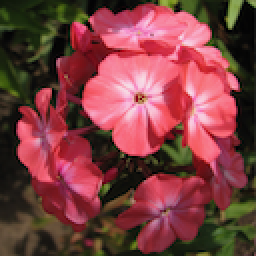
#> input picture FlowerImageExample/Flowers/Images/1.png, 128 x 128 px (shown 2 times larger); its folder holds only this picture in this run
$ jupyter execute --allow-errors FlowerClustering.ipynb
#> lines starting #> are read from the running program, lines starting #| are printed output that depends on the picture
### kmeans.py
"""This module contains a simple custom k-means clustering class.

When fit to a 2-D array of data, calculates k centroids and returns cluster
labels for each point. The model retains the centroids, and can then predict
the cluster labels for novel data.

    Example:

        km = kmeans(k=4)
        clusters = km.fit(data)
        predictions = km.predict(new_data)

Read more about k-means: https://en.wikipedia.org/wiki/K-means_clustering

Author: Eric Zander
Email:  ericzander.ml@gmail.com
"""

import numpy as np


class kmeans:
    """k-means clustering model fitting and predicting.

    Attributes:
        k: The number of clusters.
        centroids: numpy array of centroids.
        labels: numpy array of fitted data cluster labels.
    """

    def __init__(self, k):
        """
        Initialize k-means clustering model.

        Parameters:
            k: The number of clusters
        """
        self.k = k
        self.centroids = None
        self.labels = None

    def fit(self, X, max_iter=300, seed=None):
        """Fits the model to given data and returns cluster labels.

        Given data can be a 2-D numpy array, a pandas Series, a pandas
        DataFrame, or other similar format that can be converted into
        a numpy array.

        Parameters:
            X: The data to fit the model to.
            max_iter: The max amount of iterations for centroid updating.
            seed: Seed for random initialization of clusters.

        Returns:
            numpy ndarray with cluster labels for each point.
        """
        # Seed the random number generator if seed supplied
        if seed is not None:
            np.random.seed(seed)

        # Convert training data to numpy array and find max values for RNG
        X = np.array(X)
        max_val = X.max()

        # Initialize centroids and prepare to count iterations
        centroids = np.array([max_val * np.random.random_sample(X.shape[1])
                              for i in range(self.k)])
        p_centroids = np.full(centroids.shape, -1)
        iterations = 0

        # Loop until centroids aren't updated between iterations or max iter met
        while not self.__should_end(p_centroids, centroids, iterations, max_iter):
            # Update previous centroids and iterations
            p_centroids = np.copy(centroids)
            iterations = iterations + 1

            # Calculate distance squared from centroids (xn - kn)^2
            # Add dimension to centroids to use numpy broadcasting
            # https://numpy.org/doc/stable/user/basics.broadcasting.html
            dist = ((X - centroids[:, np.newaxis])**2).sum(axis=2)

            # Label data with index of nearest centroid
            # Label is the index of smallest distance in each row
            labels = np.argmin(dist, axis=0)

            # Update all centroids
            self.__update_centroids(X, centroids, labels, max_val)

        # Save centroids and labels
        self.centroids = np.copy(centroids)
        self.labels = np.copy(labels)

        return self.labels

    # [17 lines left out: function predict, not called in this run]

    def __should_end(self, p_centroids, centroids, iterations, max_iter):
        """Determines if centroid adjustment should end.

        Returns True if centroids not updating or max iterations reached.
        Otherwise, returns False.

        Parameters:
            p_centroids: Previous centroids
            centroids: Current centroids
            iterations: Number of iterations so far
            max_iter: Maximum number of iterations

        Returns:
            Boolean value indicating if kmeans fitting should end.
        """
        # Reshape for comparison
        p_centroids = p_centroids.reshape(-1)
        centroids = centroids.reshape(-1)

        # Return true if centroids didn't change or max iterations met
        if np.allclose(p_centroids, centroids, atol=0.0001) or iterations >= max_iter:
            return True

        # Return false if conditions not met
        return False

    def __update_centroids(self, X, centroids, labels, max_val):
        """Updates centroids every iteration."""
        # If any centroid has no points, randomly reassign
        empty_centroids = [i for i in range(self.k) if i not in np.unique(labels)]
        for i in empty_centroids:
            centroids[i] = max_val * np.random.random_sample(X.shape[1])

        # Recalculate new positions of all other centroids
        # Positions are the mean of all points belonging to each centroid
        for i in range(len(centroids)):
            if i not in empty_centroids:
                centroids[i] = np.array(X[np.where(labels == i)].mean(axis=0))


class ModelNotFitted(Exception):
    """
    Exception raised when attempting to call a method before a model is fitted.
    """

### FlowerImageExample/FlowerClustering.ipynb
# K-Means Clustering: Flower Images
#### Eric Zander (ericzander.ml@gmail.com)

---

> K-means clustering has a couple applications in image processing. This includes basic segmentation and image compression. Using basic images of various flowers, you can get an idea of how both these applications work here.

*Data Source: https://www.kaggle.com/olgabelitskaya/flower-color-images*

---

## Table of Contents

- [Setup](#chapter1)
- [Color Clustering and Segmentation](#chapter2)
- [Vector Quantization and Compression](#chapter3)

---

## 1. Setup <a class="anchor" id="chapter1"></a>

***Import Packages***

[cell 1]
# Import packages
import numpy as np
import pandas as pd
import matplotlib.pyplot as plt

import imageio
import glob

[cell 2]
# Import custom k-means module
import sys
sys.path.append('../')
from kmeans import kmeans

***Load Data***

[cell 3]
# Save flower pngs in numpy arrays using imageio
flowers = []

for filename in glob.glob('Flowers/Images/*.png'):
    # Read and save only first three RGB channels
    flowers.append(imageio.imread(filename)[:,:,:3])

[cell 4]
# Show flowers
fig, axes = plt.subplots(2, 4, figsize=(10, 8))

#> (the rest of this cell did not finish here and is left out)

> Each flower is a .png with 4 channels (R, G, B, and alpha). However, we have removed the alpha channel, leaving us with a list of 8 images with 3 channels.

## 2. Color Clustering and Segmentation <a class="anchor" id="chapter2"></a>

***Preprocessing for Clustering***

[cell 5]
# Reshape images for clustering
flowers_r = [flower.reshape(-1, 3) for flower in flowers]
#> flowers_r = 1 item

[cell 6]
# Normalize values (range normalization from 0 to 1)
for i in range(len(flowers_r)):
    fmin = flowers_r[i].min()
    fmax = flowers_r[i].max()
    flowers_r[i] = (flowers_r[i] - fmin) / (fmax - fmin)
#> this loop made 1 pass
#> (fmin, fmax) on pass 1: (0, 255)

***Cluster a Flower with k=6***

[cell 7]
# Save the first flower
test_flower = flowers_r[0]

[cell 8]
# Cluster and save results in array of same shape
km = kmeans(k=6)
flower_colors = km.fit(test_flower, seed=0)
#> in fit, `max_val = X.max()`: max_val = 1
#> in fit, `centroids = np.array([max_val * np.random.random_sample(X.shape[1]) fo..`: centroids = [[0.549, 0.715, 0.603], [0.545, 0.424, 0.646], [0.438, 0.892, 0.964], [0.383, 0.792, 0.529], [0.568, 0.926, 0.071], [0.0871, 0.0202, 0.833]]
#> the loop in fit, `while not self.__should_end(p_centroids, centroids, iterations, max_it..` made 41 passes
#> empty_centroids in __update_centroids on pass 1: [2]
#> after the loop in fit, `while not self.__should_end(p_centroids, centroids, iterations, max_it..`: iterations = 41
#> in fit, `self.centroids = np.copy(centroids)`: self.centroids = [[0.94, 0.436, 0.519], [0.755, 0.244, 0.319], [0.966, 0.64, 0.747], [0.502, 0.135, 0.184], [0.317, 0.309, 0.16], [0.105, 0.104, 0.0641]]
#> in fit, `self.labels = np.copy(labels)`: self.labels = 16384 values, max 5 at index 0, min 0 at index 254, mean 2.95
#> flower_colors has the same summary as self.labels in fit

***Display Results***

[cell 9]
# Change cluster labels to unique RGB colors
flower_colors = km.centroids[km.labels]
flower_colors

[cell 10]
# Reshape color arrays
original_shape = flowers[0].shape
#> original_shape = (128, 128, 3)
out = flower_colors.reshape(original_shape)
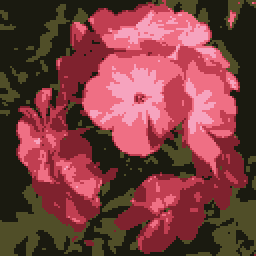
#> out: shape (128, 128, 3) float64 (shown 2 times larger); mean of channels 0, 1, 2 0.486, 0.247, 0.252; drawn as R, G, B

[cell 11]
fig, (ax1, ax2) = plt.subplots(1, 2, figsize=(10, 6))
ax1.imshow(flowers[0])
ax2.imshow(out)
plt.suptitle("Original vs. Clustered (k=6)", y=0.88, fontsize=20)
plt.show()
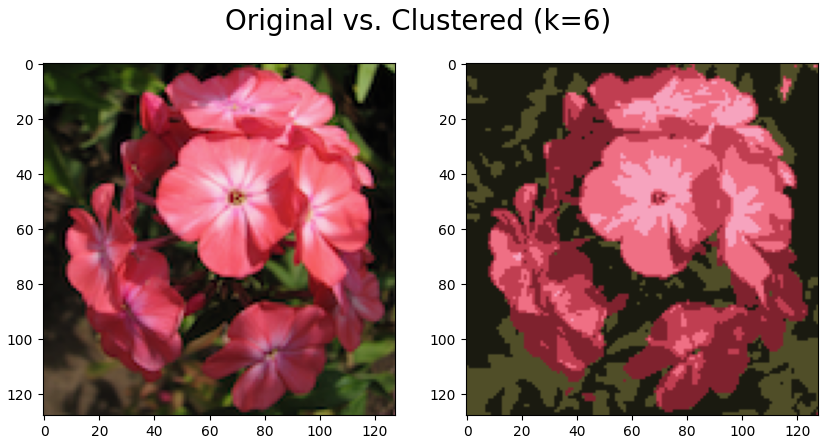
#> figure drawn by matplotlib, 2 panels

> Heres what clustering with 6 unique colors looks like. Let's streamline the process to look at more examples.

***Streamlining Clustering***

[cell 12]
def cluster_image(image, k):
    """Clusters image given a value of k."""
    # Reshape
    img = image.reshape(-1, 3)

    # Scale to 0-1
    vmin = img.min()
    img = (img - vmin) / (img.max() - vmin)

    # Cluster
    km = kmeans(k=k)
    clusters = km.fit(img, seed=0)

    # Convert cluster labels to unique colors
    img = km.centroids[km.labels]

    # Reshape output to original shape and return
    original_shape = image.shape
    return img.reshape(original_shape)

[cell 13]
def plot_flowers(original, clustered, title):
    """Plots a flower vs. its clustered version."""
    fig, (ax1, ax2) = plt.subplots(1, 2, figsize=(10, 6))
    ax1.imshow(original)
    ax2.imshow(clustered)
    plt.suptitle(title, y=0.88, fontsize=20)
    plt.show()

#> (a cell that did not finish here is left out)

#> (a cell that did not finish here is left out)

> Here you can see the effects of clustering an image based on color. This gives an idea of where the flowers are, as the color clusters that are not part of the flowers can be easily identified and floored. However, this type of image segmentation only works in certain situations, as dealing with images with similar colors can be tricky even when identifying a decent value of k to use. k-means clustering does have another important application in image processing though, and that lies in compression.

## 3. Vector Quantization and Compression <a class="anchor" id="chapter3"></a>

> Having an image with fewer colors can aid in compression, allowing for smaller image files. However, resolution is also lost if files are to compressed. With k-means clustering, we can choose the number of colors an image should have prior to performing compression by clustering with different values of k.

[cell 16]
def compress(image):
    """Clusters and plots for 5 different values of k."""
    kvals = [2 ** (i + 1) for i in range(5)]
    fig, axes = plt.subplots(1, 5, figsize=(10, 8), dpi=300)

    for i, ax in enumerate(axes.reshape(-1)):
        cimg = cluster_image(image, kvals[i])
        ax.imshow(cimg)
        ax.set_title("k={}".format(kvals[i]))
        ax.set_xticks([])
        ax.set_yticks([])

    plt.tight_layout()
    plt.show()

***Compress All Flowers***

[cell 17]
compress(flowers[0])
#> the loop in compress, `for i, ax in enumerate(axes.reshape(-1)):` made 5 passes
#> pass 1, in compress, `cimg = cluster_image(image, kvals[i])`:
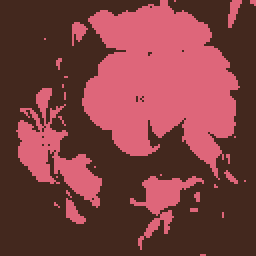
#> cimg: shape (128, 128, 3) float64 (shown 2 times larger); mean of channels 0, 1, 2 0.486, 0.247, 0.252; drawn as R, G, B
#> pass 2, in compress, `cimg = cluster_image(image, kvals[i])`:
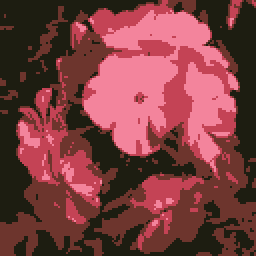
#> cimg: shape (128, 128, 3) float64 (shown 2 times larger); mean of channels 0, 1, 2 0.486, 0.247, 0.252; drawn as R, G, B
#> pass 3, in compress, `cimg = cluster_image(image, kvals[i])`:
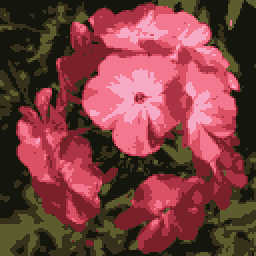
#> cimg: shape (128, 128, 3) float64 (shown 2 times larger); mean of channels 0, 1, 2 0.486, 0.247, 0.252; drawn as R, G, B
#> in compress, `plt.show()`:
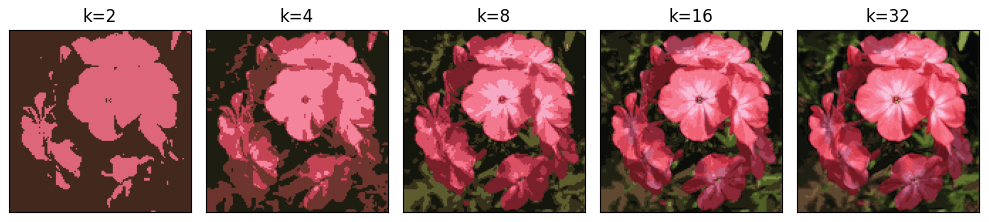
#> figure drawn by matplotlib, 5 panels

$ run again, on FlowerImageExample/Flowers/Images/5.png
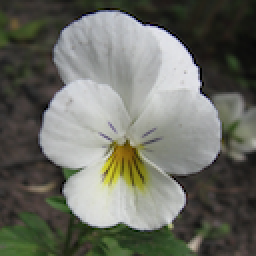
#> input picture FlowerImageExample/Flowers/Images/5.png, 128 x 128 px (shown 2 times larger)
#> flowers_r = 1 item
#> the loop `for i in range(len(flowers_r)):` made 1 pass
#> (fmin, fmax) on pass 1: (0, 239)
#> max_val = 1
#> in fit, `centroids = np.array([max_val * np.random.random_sample(X.shape[1]) fo..`: centroids = [[0.549, 0.715, 0.603], [0.545, 0.424, 0.646], [0.438, 0.892, 0.964], [0.383, 0.792, 0.529], [0.568, 0.926, 0.071], [0.0871, 0.0202, 0.833]]
#> the loop in fit, `while not self.__should_end(p_centroids, centroids, iterations, max_it..` made 32 passes
#> after the loop in fit, `while not self.__should_end(p_centroids, centroids, iterations, max_it..`: iterations = 32
#> self.centroids = [[0.71, 0.718, 0.706], [0.261, 0.271, 0.21], [0.854, 0.862, 0.858], [0.548, 0.556, 0.526], [0.606, 0.556, 0.139], [0.145, 0.148, 0.119]]
#> self.labels = 16384 values, max 5 at index 0, min 0 at index 816, mean 2.21
#> flower_colors has the same summary as self.labels in fit
#> `plt.show()`:
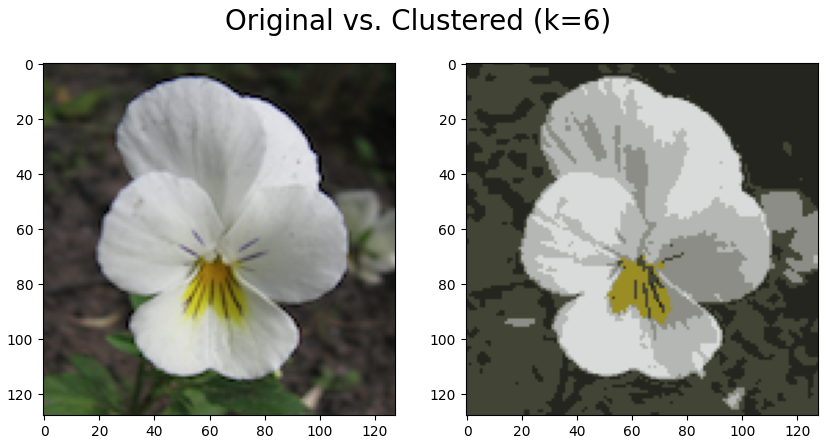
#> figure drawn by matplotlib, 2 panels
#> the loop in compress, `for i, ax in enumerate(axes.reshape(-1)):` made 5 passes
#> pass 3, in compress, `cimg = cluster_image(image, kvals[i])`:
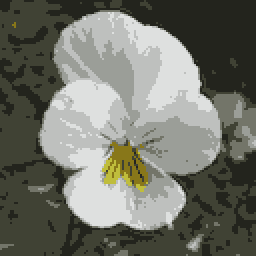
#> cimg: shape (128, 128, 3) float64 (shown 2 times larger); mean of channels 0, 1, 2 0.446, 0.453, 0.415; drawn as R, G, B

$ run again, on FlowerImageExample/Flowers/Images/6.png
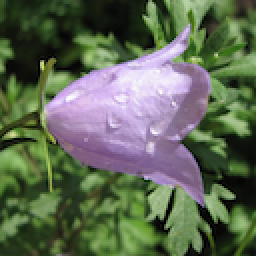
#> input picture FlowerImageExample/Flowers/Images/6.png, 128 x 128 px (shown 2 times larger)
#> flowers_r = 1 item
#> the loop `for i in range(len(flowers_r)):` made 1 pass
#> (fmin, fmax) on pass 1: (0, 255)
#> max_val = 1
#> in fit, `centroids = np.array([max_val * np.random.random_sample(X.shape[1]) fo..`: centroids = [[0.549, 0.715, 0.603], [0.545, 0.424, 0.646], [0.438, 0.892, 0.964], [0.383, 0.792, 0.529], [0.568, 0.926, 0.071], [0.0871, 0.0202, 0.833]]
#> the loop in fit, `while not self.__should_end(p_centroids, centroids, iterations, max_it..` made 24 passes
#> after the loop in fit, `while not self.__should_end(p_centroids, centroids, iterations, max_it..`: iterations = 24
#> self.centroids = [[0.55, 0.444, 0.592], [0.197, 0.283, 0.133], [0.822, 0.736, 0.896], [0.517, 0.642, 0.409], [0.356, 0.481, 0.24], [0.0769, 0.109, 0.0572]]
#> self.labels = 16384 values, max 5 at index 3, min 0 at index 1757, mean 2.65
#> flower_colors has the same summary as self.labels in fit
#> `plt.show()`:
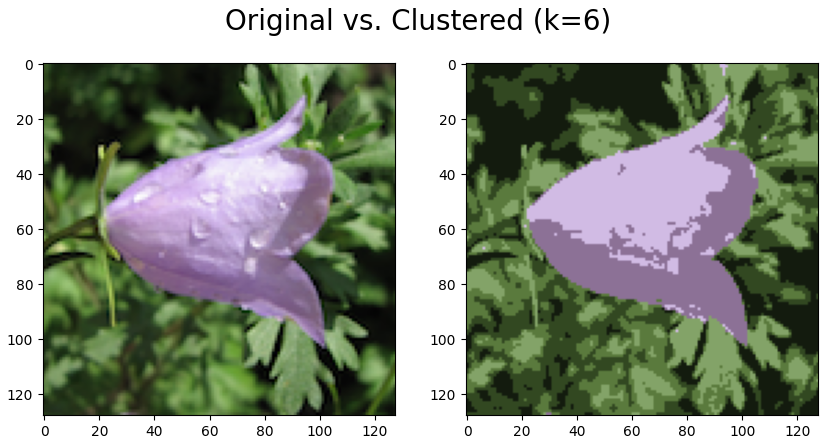
#> figure drawn by matplotlib, 2 panels
#> the loop in compress, `for i, ax in enumerate(axes.reshape(-1)):` made 5 passes
#> pass 3, in compress, `cimg = cluster_image(image, kvals[i])`:
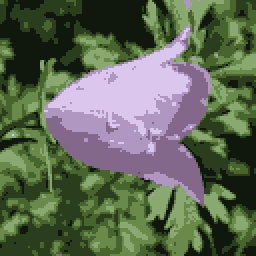
#> cimg: shape (128, 128, 3) float64 (shown 2 times larger); mean of channels 0, 1, 2 0.372, 0.414, 0.331; drawn as R, G, B

$ run again, on FlowerImageExample/Flowers/Images/7.png
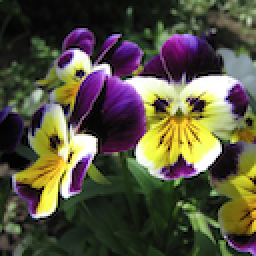
#> input picture FlowerImageExample/Flowers/Images/7.png, 128 x 128 px (shown 2 times larger)
#> flowers_r = 1 item
#> the loop `for i in range(len(flowers_r)):` made 1 pass
#> (fmin, fmax) on pass 1: (0, 255)
#> max_val = 1
#> in fit, `centroids = np.array([max_val * np.random.random_sample(X.shape[1]) fo..`: centroids = [[0.549, 0.715, 0.603], [0.545, 0.424, 0.646], [0.438, 0.892, 0.964], [0.383, 0.792, 0.529], [0.568, 0.926, 0.071], [0.0871, 0.0202, 0.833]]
#> the loop in fit, `while not self.__should_end(p_centroids, centroids, iterations, max_it..` made 35 passes
#> after the loop in fit, `while not self.__should_end(p_centroids, centroids, iterations, max_it..`: iterations = 35
#> self.centroids = [[0.544, 0.445, 0.611], [0.266, 0.213, 0.248], [0.938, 0.941, 0.875], [0.49, 0.492, 0.211], [0.865, 0.853, 0.313], [0.0873, 0.0992, 0.0778]]
#> self.labels = 16384 values, max 5 at index 1, min 0 at index 96, mean 3.28
#> flower_colors has the same summary as self.labels in fit
#> `plt.show()`:
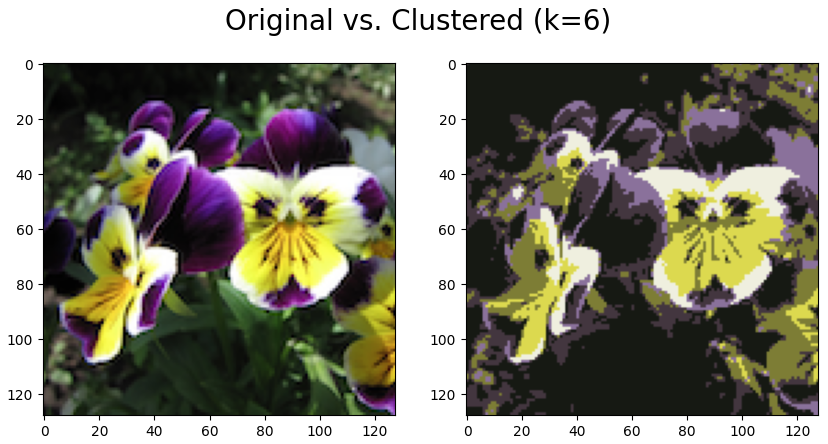
#> figure drawn by matplotlib, 2 panels
#> the loop in compress, `for i, ax in enumerate(axes.reshape(-1)):` made 5 passes
#> pass 3, in compress, `cimg = cluster_image(image, kvals[i])`:
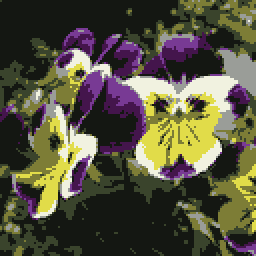
#> cimg: shape (128, 128, 3) float64 (shown 2 times larger); mean of channels 0, 1, 2 0.334, 0.321, 0.245; drawn as R, G, B
